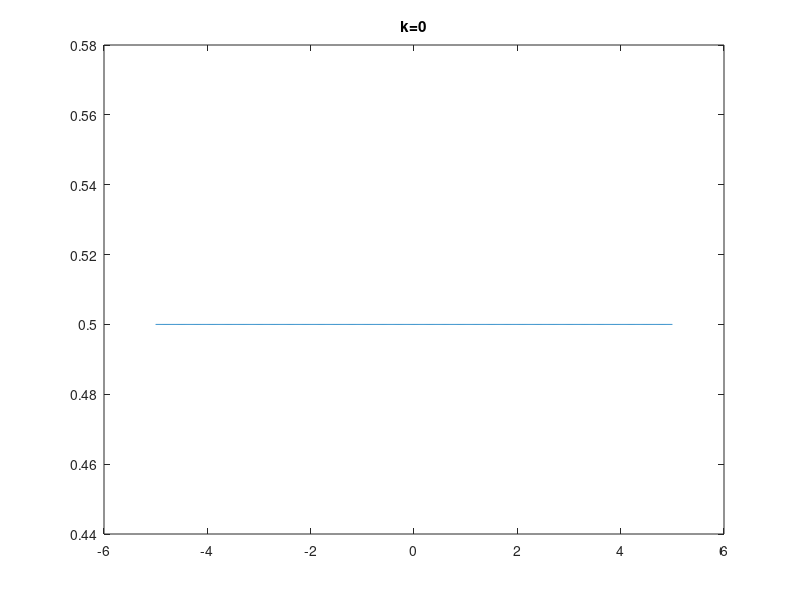

Here is the MATLAB script that generated this plot: (Note: this script raises an error after producing the figure.)
%this is an example from lecture 9 of a fourier series approximation of a
%square wave symmetric about t=0. The analytical equations for a_k were
%derived on the whiteboard.

t = -5:.01:5; %define time vector
T1 = 0.5; %set T1, see lecture notes
T0 = 2; %set T0
w0 = 2.*pi./T0; %set w0
ak (1) = 2.*T1./T0; %calculate a_k, k=0 series term
x = ones(1,length(t)); %initialize x approximation
x = x*ak; %zeroth order fourier series approx of x
figure, plot(t,x); %plot
title(['k=',num2str(0)]); %the rest of this is formatting figure
ax = gca;
ax.XAxisLocation = 'origin';
ax.YAxisLocation = 'origin';
ax.Box = 'off';

%this loop calculates a_k for k 1 to 50, and then updates the fourier
%series approximation and plots with pause. Hit any button to move through
%pause.
for k_i = 1:50
ak(k_i+1) = (sin(2.*pi.*k_i.*T1./T0))./(pi.*k_i);
C_x = ak(k_i+1).*exp(j.*k_i.*w0.*t);
x = x + real(C_x);
plot(t,x);
title(['k=',num2str(k_i)]);
ax = gca;
ax.XAxisLocation = 'origin';
ax.YAxisLocation = 'origin';
ax.Box = 'off';
pause;
end